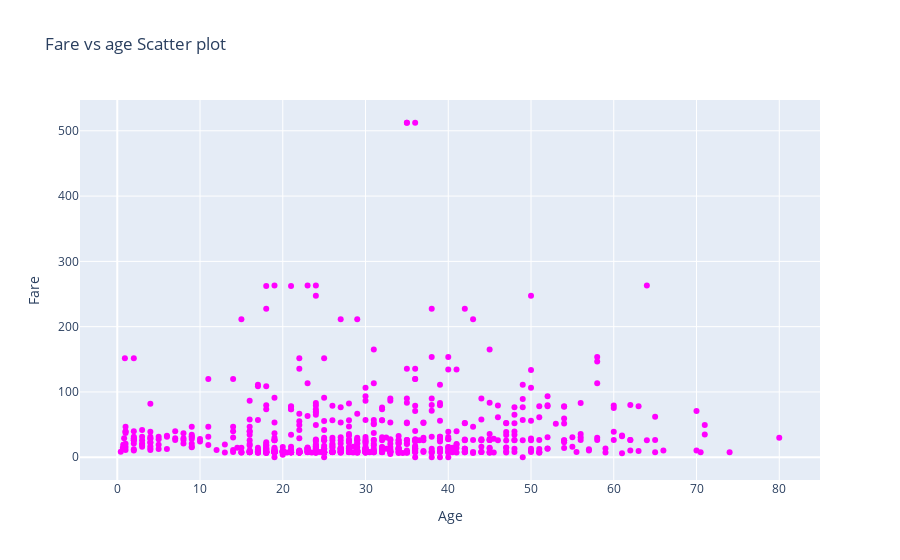

Notebook source saved alongside this figure:
### Code cell
q= go.Scatter(x=data['Age'],y=data['Fare'], text=data['Survived'], mode='markers', marker={'color':'magenta'})

# defining layout
layout = go.Layout(title='Fare vs age Scatter plot', xaxis=dict(title='Age'), yaxis=dict(title='Fare'), hovermode='closest')

# definig figure and plotting
figure = go.Figure(data=q,layout=layout)
iplot(figure)

### Figure 1 — Plotly figure (JSON) as saved in the notebook; plotly's stock layout.template omitted (floating-point values rounded to 4 significant figures; data arrays with more than 128 entries replaced by an {"elided": "..."} marker saying what was removed)
{"data": [{"marker": {"color": "magenta"}, "mode": "markers", "text": {"elided": "891 int values"}, "type": "scatter", "x": {"elided": "891 float values"}, "y": {"elided": "891 float values"}}], "layout": {"autosize": true, "hovermode": "closest", "title": {"text": "Fare vs age Scatter plot"}, "xaxis": {"autorange": true, "range": [-4.492, 84.91], "title": {"text": "Age"}, "type": "linear"}, "yaxis": {"autorange": true, "range": [-42.28, 554.6], "title": {"text": "Fare"}, "type": "linear"}}}
